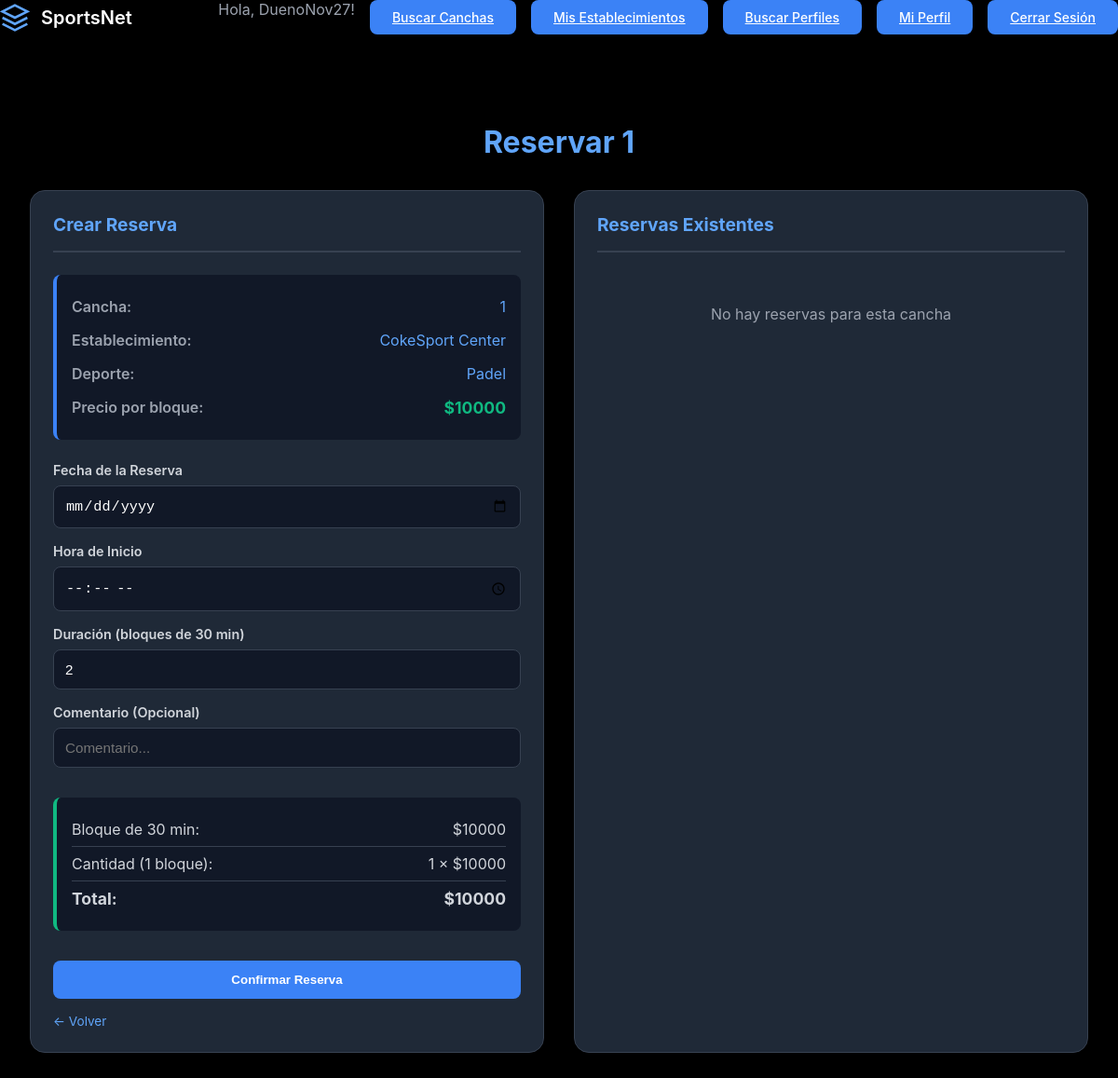
The app's page /cancha/1/crear (signed in), older data.
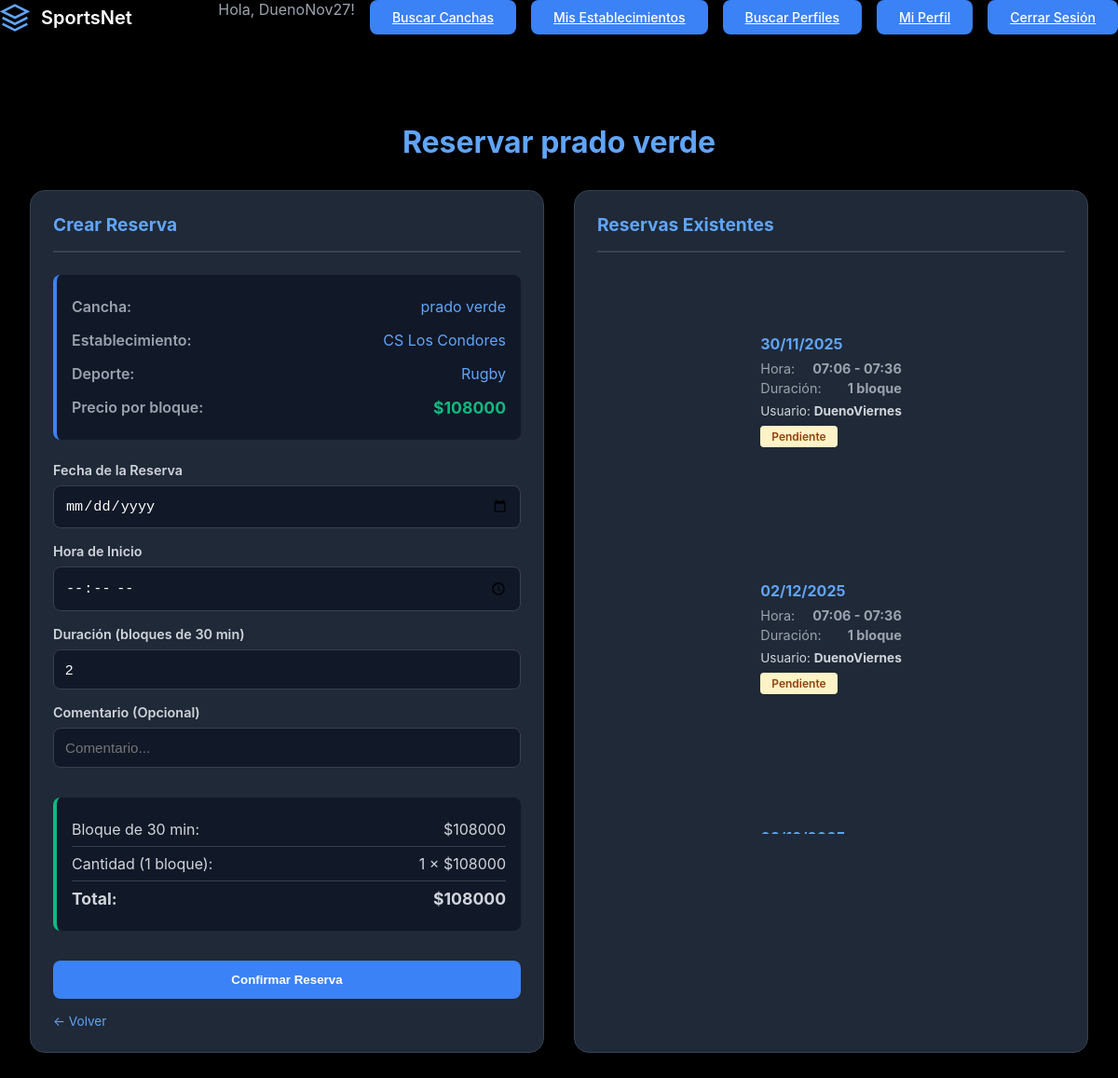
The same page, newer data.
### establecimientos/models.py (models this page shows, shortened)
class Cancha (models.Model):
    TIPOS_SUPERFICIES = [
        ("PASTO_NATURAL", "Pasto Natural"),
        ("PASTO_SINTETICO","Pasto Sintético"),
        ("CEMENTO","Cemento"),
        ("ARCILLA","Arcilla"),
        ("MADERA","Madera"),
        ("CAUCHO","Caucho"),
        ("VINILO","Vinilo"),
        ]
    TIPOS_ILUMINACION = {
        ("LED","LED"),
        ("NATURAL", "Natural"),
        ("MIXTA","Mixta"),
        ("HALOGENA","Halogena"),
        ("FLUORECESENTE","Fluorecente"),
    }
    DEPORTES = [
        ("FUTBOL", "Futbol"),
        ("BASQUETBALL","Basquetball"),
        ("VOLEYBALL","Voleyball"),
        ("TENIS","Tenis"),
        ("RUGBY","Rugby"),
        ("HANDBALL","Handball"),
        ("BOWLING","Bowling"),
        ("SQUASH","Squash"),
        ("PADEL","Padel"),
        ("OTRO","Otro"),
        ("---","---"),
    ]
    establecimiento = models.ForeignKey(Establecimiento, on_delete=models.CASCADE, related_name="canchas")
    deporte = models.CharField(max_length=20, choices=DEPORTES, default="---")
    nombre = models.CharField(max_length=25)
    superficie = models.CharField(max_length=25, choices=TIPOS_SUPERFICIES)
    iluminacion = models.CharField(max_length=20, choices=TIPOS_ILUMINACION)
    interior = models.BooleanField(default=False)
    valor_por_bloque = models.DecimalField(max_digits=10, decimal_places=0)

class Establecimiento (models.Model):
    dueno = models.ForeignKey(Dueno, on_delete=models.CASCADE, related_name="establecimientos")
    nombre = models.CharField(max_length=50, unique=True)
    direccion = models.CharField(max_length=100)
    telefono_contacto = models.CharField(max_length=20)
    correo_contacto = models.EmailField()
    estacionamiento_disponible = models.BooleanField(default=False)
    camarines_disponible = models.BooleanField(default=False)

### reservas/models.py (models this page shows, shortened)
class Reserva (models.Model):
    ESTADOS = [("PENDIENTE","Pendiente"),
               ("CONFIRMADA","Confirmada"),
               ("CANCELADA","Cancelada"),
               ("TERMINADA","Terminada"),
               ]
    cancha = models.ForeignKey(Cancha, on_delete=models.CASCADE, related_name="reservas")
    usuario = models.ForeignKey(Usuario, on_delete=models.CASCADE, related_name="reservas")
    fecha = models.DateField()
    hora_inicio = models.TimeField()
    duracion_bloques = models.PositiveIntegerField(default=2 )
    estado = models.CharField(max_length=20, choices=ESTADOS, default="PENDIENTE")
    precio_total = models.DecimalField(max_digits=10, decimal_places=0, null=True, blank = True)
    comentario = models.CharField(max_length=100, blank=True, null =True)
    fecha_creacion = models.DateTimeField(auto_now_add=True)
    def hora_fin (self):
        inicio = datetime.combine(self.fecha, self.hora_inicio)
        fin = inicio + timedelta(minutes=self.duracion_bloques*30)
        return fin.time()

### cuentas/models.py (models this page shows, shortened)
class Usuario (AbstractUser):
    telefono = models.CharField(max_length=20, blank=True, null=True)
    fecha_nacimiento = models.DateField(null=True, blank=True)

### reservas/views.py (the view)
# urls.py: path("cancha/<int:cancha_id>/crear", views.crear_reserva , name="crear"),
@login_required(login_url='cuentas:login_cuenta')
@require_http_methods(["GET", "POST"])
def crear_reserva(request, cancha_id):
    cancha = get_object_or_404(Cancha, id=cancha_id)
    reservas_cancha = Reserva.objects.filter(
        cancha=cancha,
        estado__in=['PENDIENTE', 'CONFIRMADA']
    ).select_related('usuario').order_by('fecha', 'hora_inicio')
    if request.method == 'POST':
        form = CrearReservaForm(request.POST)
        if form.is_valid():
            reserva = form.save(commit=False)
            reserva.cancha = cancha
            reserva.usuario = request.user
            if conflicto_hora(reserva):
                messages.error(request, 'Ya existe una reserva en ese horario.')
            else:
                reserva.save()
                messages.success(request, 'Reserva creada exitosamente!')
                return redirect('cuentas:home')
    else:
        form = CrearReservaForm()
    for reserva in reservas_cancha:
        reserva.hora_fin = reserva.hora_fin()
    return render(request, 'crear_reserva.html', {
        'form': form,
        'cancha': cancha,
        'reservas_cancha': reservas_cancha,
    })

### reservas/forms.py (shortened to what this page needs)
class CrearReservaForm(forms.ModelForm):
    class Meta:
        model = Reserva
        fields = ["fecha", "hora_inicio", "duracion_bloques", "comentario"]
        labels = {
            'fecha': 'Fecha de la Reserva',
            'hora_inicio': 'Hora de Inicio',
            'duracion_bloques': 'Duración (bloques de 30 min)',
            'comentario': 'Comentario (Opcional)',
        }
        widgets = {
            'fecha': forms.DateInput(attrs={'type': 'date'}),
            'hora_inicio': forms.TimeInput(attrs={'type': 'time'}),
            'duracion_bloques': forms.NumberInput(attrs={'min': '1', 'max': '12', 'value': '1'}),
            'comentario': forms.TextInput(attrs={'placeholder': 'Comentario...', 'maxlength': '100'}),
        }

### reservas/templates/crear_reserva.html (shortened to what this page needs)
{% extends 'base.html' %}
{% load static %}
{% block extra_css %}
  <link rel="stylesheet" href="{% static 'crear_reserva.css' %}">
{% endblock %}
{% block content %}
<div class="reserva-container">
  <h1 class="reserva-title">Reservar {{ cancha.nombre }}</h1>
  <div class="contenedor-dos-columnas">
    <div class="columna-formulario">
      <h2 class="seccion-titulo">Crear Reserva</h2>
      <div class="cancha-info">
        <div class="info-item">
          <span class="info-label">Cancha:</span>
          <span class="info-valor">{{ cancha.nombre }}</span>
        </div>
        <div class="info-item">
          <span class="info-label">Establecimiento:</span>
          <span class="info-valor">{{ cancha.establecimiento.nombre }}</span>
        </div>
        <div class="info-item">
          <span class="info-label">Deporte:</span>
          <span class="info-valor">{{ cancha.get_deporte_display }}</span>
        </div>
        <div class="info-item">
          <span class="info-label">Precio por bloque:</span>
          <span class="precio-destaque">${{ cancha.valor_por_bloque }}</span>
        </div>
      </div>
      <form method="POST" class="formulario">
        <div class="form-group">
          <label for="{{ form.fecha.id_for_label }}">{{ form.fecha.label }}</label>
          {{ form.fecha }}
        </div>
        <div class="form-group">
          <label for="{{ form.hora_inicio.id_for_label }}">{{ form.hora_inicio.label }}</label>
          {{ form.hora_inicio }}
        </div>
        <div class="form-group">
          <label for="{{ form.duracion_bloques.id_for_label }}">{{ form.duracion_bloques.label }}</label>
          {{ form.duracion_bloques }}
        </div>
        <div class="form-group">
          <label for="{{ form.comentario.id_for_label }}">{{ form.comentario.label }}</label>
          {{ form.comentario }}
        </div>
        <div class="resumen">
          <div class="resumen-item">
            <span>Bloque de 30 min:</span>
            <span>${{ cancha.valor_por_bloque }}</span>
          </div>
          <div class="resumen-item">
            <span id="cantidad-label">Cantidad (1 bloque):</span>
            <span id="cantidad-valor">1 × ${{ cancha.valor_por_bloque }}</span>
          </div>
          <div class="resumen-item">
            <span>Total:</span>
            <span id="total-precio">${{ cancha.valor_por_bloque }}</span>
          </div>
        </div>
        <button type="submit" class="boton-reservar">Confirmar Reserva</button>
      </form>
      <div class="volver">
        <a href="{% url 'establecimientos:ver_establecimiento' cancha.establecimiento.id %}">← Volver</a>
      </div>
    </div>
    <div class="columna-reservas">
      <h2 class="seccion-titulo">Reservas Existentes</h2>
      {% if reservas_cancha %}
        <div class="reservas-lista">
          {% for reserva in reservas_cancha %}
            <div class="reserva-container">
              <div class="reserva-fecha">{{ reserva.fecha|date:"d/m/Y" }}</div>
              <div class="reserva-detalle">
                <span>Hora:</span>
                <strong>{{ reserva.hora_inicio|time:"H:i" }} - {{ reserva.hora_fin|time:"H:i" }}</strong>
              </div>
              <div class="reserva-detalle">
                <span>Duración:</span>
                <strong>{{ reserva.duracion_bloques }} bloque{{ reserva.duracion_bloques|pluralize }}</strong>
              </div>
              <div class="reserva-usuario">
                Usuario: <strong>{{ reserva.usuario.username }}</strong>
              </div>
              <span class="estado-badge estado-{{ reserva.get_estado_display|lower }}">
                {{ reserva.get_estado_display }}
              </span>
            </div>
          {% endfor %}
        </div>
      {% else %}
        <div class="sin-reservas">
          <p>No hay reservas para esta cancha</p>
        </div>
      {% endif %}
    </div>
  </div>
</div>
{% endblock %}

Row changes from the older to the newer data that the page shows:
changed Cancha: nombre "1" → "prado verde"; establecimiento.nombre "CokeSport Center" → "CS Los Condores"; deporte "Padel" → "Rugby"; valor_por_bloque "10000" → "108000"
added Reserva: fecha "30/11/2025", hora_inicio "07:06", hora_fin "07:36", duracion_bloques "1", usuario.username "DuenoViernes", estado "Pendiente"
added Reserva: fecha "02/12/2025", hora_inicio "07:06", hora_fin "07:36", duracion_bloques "1", usuario.username "DuenoViernes", estado "Pendiente"
Text that changed along with them:
text no longer shown: "No hay reservas para esta cancha"
